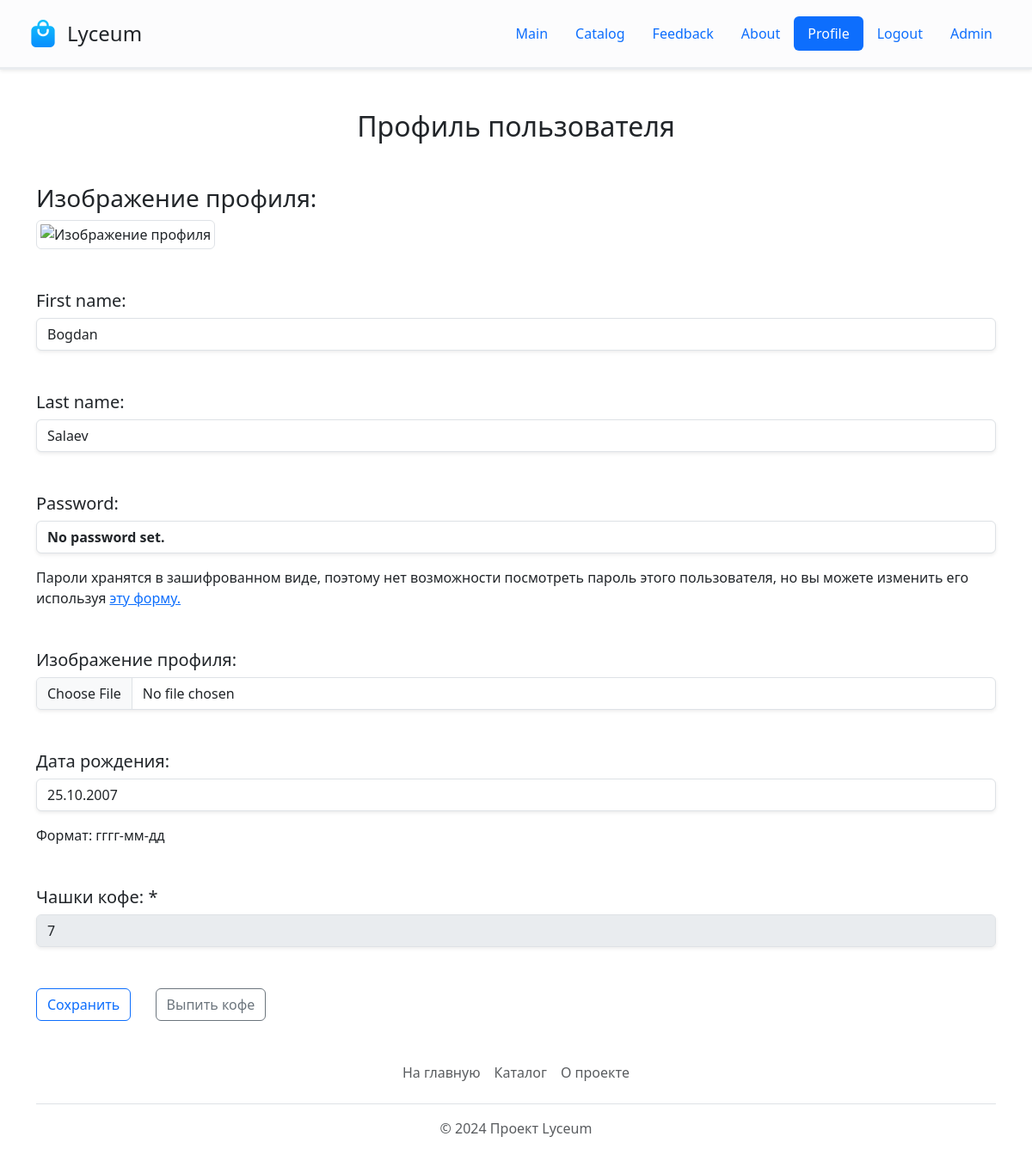
/auth/profile/ (signed in), run on an earlier commit of the app's database.
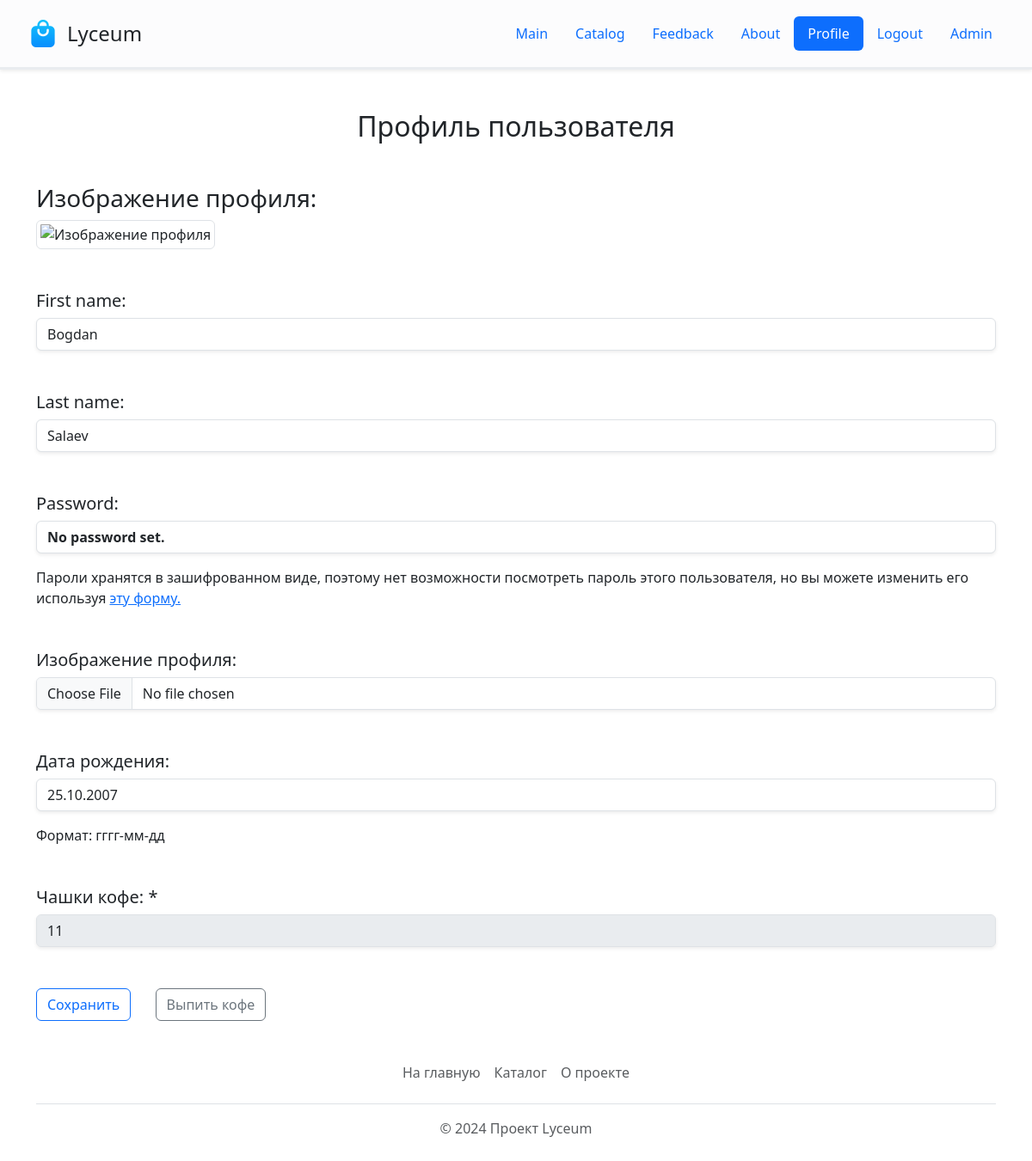
And on a later commit of the database.
### users/models.py (models this page shows, shortened)
class Profile(django.db.models.Model):
    def image_path(self, filename):
        return f"users/{self.user.id}/{filename}"
    user = django.db.models.OneToOneField(
        django.contrib.auth.models.User,
        on_delete=django.db.models.CASCADE,
        related_name="profile",
    )
    birthday = django.db.models.DateField(
        verbose_name="дата рождения",
        blank=True,
        null=True,
    )
    coffee_count = django.db.models.PositiveIntegerField(
        verbose_name="чашки кофе",
        default=0,
    )
    image = django.db.models.ImageField(
        verbose_name="изображение профиля",
        upload_to=image_path,
        null=True,
        blank=True,
        storage=MediaStorage(),
    )
    attempts_count = django.db.models.PositiveIntegerField(
        verbose_name="попыток входа",
        default=0,
    )
    block_date = django.db.models.DateTimeField(
        verbose_name="дата блокировки",
        blank=True,
        null=True,
    )
    def get_image_300x300(self):
        if self.image:
            return sorl.thumbnail.get_thumbnail(
                self.image,
                "300x300",
                crop="center",
                quality=51,
            )
        return None
    class Meta:
        verbose_name = "Профиль пользователя"
        verbose_name_plural = "Профили пользователей"

### users/views.py (the view, shortened to what this page needs)
class ProfileView(
    django.contrib.auth.mixins.LoginRequiredMixin,
    django.views.generic.FormView,
):
    template_name = "users/profile.html"
    form_class = users.forms.UserChangeForm
    form_class2 = users.forms.UpdateProfileForm
    def get(self, request, *args, **kwargs):
        return self.render_to_response(
            self.get_context_data(
                user_form=self.form_class(
                    request.POST or None,
                    instance=request.user,
                ),
                profile_form=self.form_class2(
                    request.POST or None,
                    request.FILES or None,
                    instance=request.user.profile,
                ),
            ),
        )

### users/forms.py
class UserChangeForm(
    BootstrapFormMixin,
    django.contrib.auth.forms.UserChangeForm,
):
    class Meta(django.contrib.auth.forms.UserChangeForm.Meta):
        model = users.models.User
        fields = (
            users.models.User.first_name.field.name,
            users.models.User.last_name.field.name,
        )

class UpdateProfileForm(
    BootstrapFormMixin,
    django.forms.ModelForm,
):
    def __init__(self, *args, **kwargs):
        super().__init__(*args, **kwargs)
        coffee_count = self.fields[
            users.models.Profile.coffee_count.field.name
        ]
        coffee_count.disabled = True
    class Meta:
        model = users.models.Profile
        fields = (
            users.models.Profile.image.field.name,
            users.models.Profile.birthday.field.name,
            users.models.Profile.coffee_count.field.name,
        )
        help_texts = {
            users.models.Profile.birthday.field.name: "Формат: гггг-мм-дд",
        }

### templates/users/profile.html (shortened to what this page needs)
{% extends 'base.html' %}
{% block content %}
	<div class="container">
    <h2 class="h2 text-center mb-5">Профиль пользователя</h2>
    <form method="post" enctype="multipart/form-data">
      <div class="mb-5">
        <h3 class="h3">Изображение профиля:</h3>
        {% if request.user.profile.image %}
        	<img class="img-thumbnail" src="{{ request.user.profile.get_image_300x300.url }}" alt="Изображение профиля">
        {% else %}
          <small class="text-small">Без фотографии</small>
        {% endif %}
      </div>
      {% with form=user_form %}
      	{% include 'includes/user_change_form.html' %}
      {% endwith %}
      {% with form=profile_form %}
      	{% include 'includes/form.html' %}
      {% endwith %}
      <button type="submit" class="btn btn-outline-primary">Сохранить</button>
      <a class="btn btn-outline-secondary mx-4" href="{% url 'homepage:coffee' %}">Выпить кофе</a>
    </form>
  </div>
{% endblock %}

### templates/includes/form.html (shortened to what this page needs)
{% load widget_tweaks %}
{% for field in form %}
  <div class="mb-5">
    <h5 class="h5">
      {{ field.label_tag }}
      {% if field.field.required %}
        <span>*</span>
      {% endif %}
    </h5>
    {{ field | add_class:"form-control mb-3 shadow-sm" }}
    {% if field.help_text %}
      <p class="help" id="{{ filed.id_for_label }}-help">{{ field.help_text | safe }}</p>
    {% endif %}
  </div>
{% endfor %}

What changed in the data, as far as the page shows it:
changed Profile: coffee_count "7" → "11"
